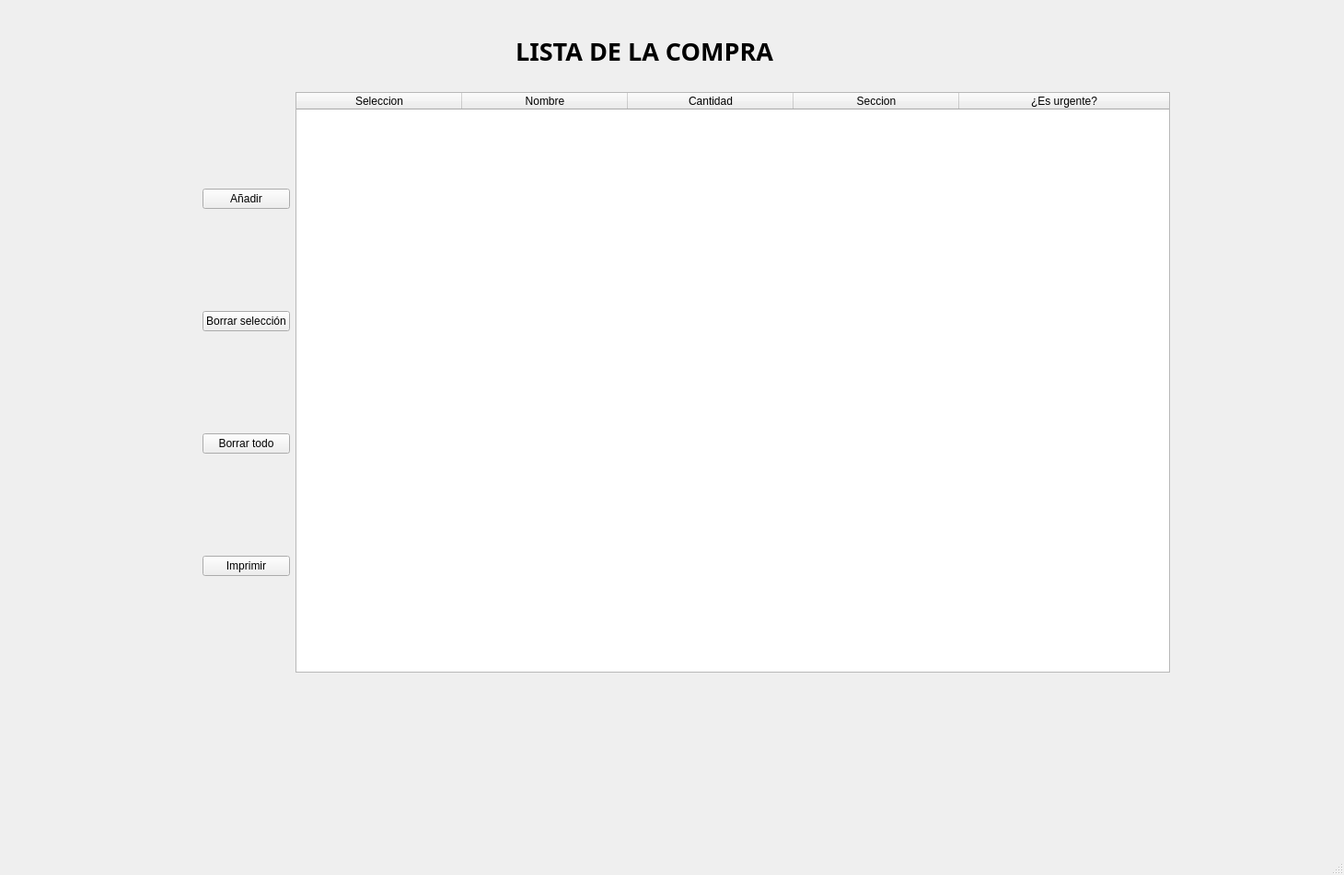
<?xml version="1.0" encoding="UTF-8"?>
<ui version="4.0">
 <class>MainWindow</class>
 <widget class="QMainWindow" name="MainWindow">
  <property name="geometry">
   <rect>
    <x>0</x>
    <y>0</y>
    <width>1460</width>
    <height>951</height>
   </rect>
  </property>
  <property name="windowTitle">
   <string>Lista de la compra</string>
  </property>
  <widget class="QWidget" name="centralwidget">
   <widget class="QLabel" name="label">
    <property name="geometry">
     <rect>
      <x>560</x>
      <y>20</y>
      <width>441</width>
      <height>71</height>
     </rect>
    </property>
    <property name="palette">
     <palette>
      <active>
       <colorrole role="WindowText">
        <brush brushstyle="SolidPattern">
         <color alpha="255">
          <red>0</red>
          <green>0</green>
          <blue>0</blue>
         </color>
        </brush>
       </colorrole>
       <colorrole role="Text">
        <brush brushstyle="SolidPattern">
         <color alpha="255">
          <red>0</red>
          <green>0</green>
          <blue>0</blue>
         </color>
        </brush>
       </colorrole>
       <colorrole role="ToolTipText">
        <brush brushstyle="SolidPattern">
         <color alpha="255">
          <red>0</red>
          <green>0</green>
          <blue>0</blue>
         </color>
        </brush>
       </colorrole>
      </active>
      <inactive>
       <colorrole role="WindowText">
        <brush brushstyle="SolidPattern">
         <color alpha="255">
          <red>0</red>
          <green>0</green>
          <blue>0</blue>
         </color>
        </brush>
       </colorrole>
       <colorrole role="Text">
        <brush brushstyle="SolidPattern">
         <color alpha="255">
          <red>0</red>
          <green>0</green>
          <blue>0</blue>
         </color>
        </brush>
       </colorrole>
       <colorrole role="ToolTipText">
        <brush brushstyle="SolidPattern">
         <color alpha="255">
          <red>0</red>
          <green>0</green>
          <blue>0</blue>
         </color>
        </brush>
       </colorrole>
      </inactive>
      <disabled>
       <colorrole role="WindowText">
        <brush brushstyle="SolidPattern">
         <color alpha="255">
          <red>120</red>
          <green>120</green>
          <blue>120</blue>
         </color>
        </brush>
       </colorrole>
       <colorrole role="Text">
        <brush brushstyle="SolidPattern">
         <color alpha="255">
          <red>120</red>
          <green>120</green>
          <blue>120</blue>
         </color>
        </brush>
       </colorrole>
       <colorrole role="ToolTipText">
        <brush brushstyle="SolidPattern">
         <color alpha="255">
          <red>0</red>
          <green>0</green>
          <blue>0</blue>
         </color>
        </brush>
       </colorrole>
      </disabled>
     </palette>
    </property>
    <property name="font">
     <font>
      <family>Lucida Sans Typewriter</family>
      <pointsize>20</pointsize>
      <weight>75</weight>
      <bold>true</bold>
     </font>
    </property>
    <property name="text">
     <string>LISTA DE LA COMPRA</string>
    </property>
   </widget>
   <widget class="QWidget" name="layoutWidget">
    <property name="geometry">
     <rect>
      <x>220</x>
      <y>100</y>
      <width>1051</width>
      <height>631</height>
     </rect>
    </property>
    <layout class="QHBoxLayout" name="horizontalLayout">
     <item>
      <layout class="QVBoxLayout" name="verticalLayout">
       <item>
        <widget class="QPushButton" name="btnAniadir">
         <property name="text">
          <string>Añadir</string>
         </property>
         <property name="icon">
          <iconset>
           <normaloff>../../../Users/David/OneDrive/Imágenes/add.png</normaloff>../../../Users/David/OneDrive/Imágenes/add.png</iconset>
         </property>
        </widget>
       </item>
       <item>
        <widget class="QPushButton" name="btnBorrarSeleccion">
         <property name="text">
          <string>Borrar selección</string>
         </property>
        </widget>
       </item>
       <item>
        <widget class="QPushButton" name="btnBorrarTodo">
         <property name="text">
          <string>Borrar todo</string>
         </property>
        </widget>
       </item>
       <item>
        <widget class="QPushButton" name="btnImprimir">
         <property name="text">
          <string>Imprimir</string>
         </property>
        </widget>
       </item>
      </layout>
     </item>
     <item>
      <widget class="QTableWidget" name="tableListaCompra">
       <property name="sizePolicy">
        <sizepolicy hsizetype="Expanding" vsizetype="Expanding">
         <horstretch>0</horstretch>
         <verstretch>0</verstretch>
        </sizepolicy>
       </property>
       <property name="maximumSize">
        <size>
         <width>1011</width>
         <height>791</height>
        </size>
       </property>
       <property name="autoFillBackground">
        <bool>false</bool>
       </property>
       <property name="rowCount">
        <number>0</number>
       </property>
       <property name="columnCount">
        <number>5</number>
       </property>
       <attribute name="horizontalHeaderDefaultSectionSize">
        <number>180</number>
       </attribute>
       <attribute name="horizontalHeaderMinimumSectionSize">
        <number>100</number>
       </attribute>
       <attribute name="horizontalHeaderShowSortIndicator" stdset="0">
        <bool>false</bool>
       </attribute>
       <attribute name="horizontalHeaderStretchLastSection">
        <bool>true</bool>
       </attribute>
       <attribute name="verticalHeaderStretchLastSection">
        <bool>false</bool>
       </attribute>
       <column>
        <property name="text">
         <string>Seleccion</string>
        </property>
       </column>
       <column>
        <property name="text">
         <string>Nombre</string>
        </property>
       </column>
       <column>
        <property name="text">
         <string>Cantidad</string>
        </property>
       </column>
       <column>
        <property name="text">
         <string>Seccion</string>
        </property>
       </column>
       <column>
        <property name="text">
         <string>¿Es urgente?</string>
        </property>
       </column>
      </widget>
     </item>
    </layout>
   </widget>
  </widget>
  <widget class="QStatusBar" name="statusbar"/>
 </widget>
 <resources/>
 <connections/>
</ui>
